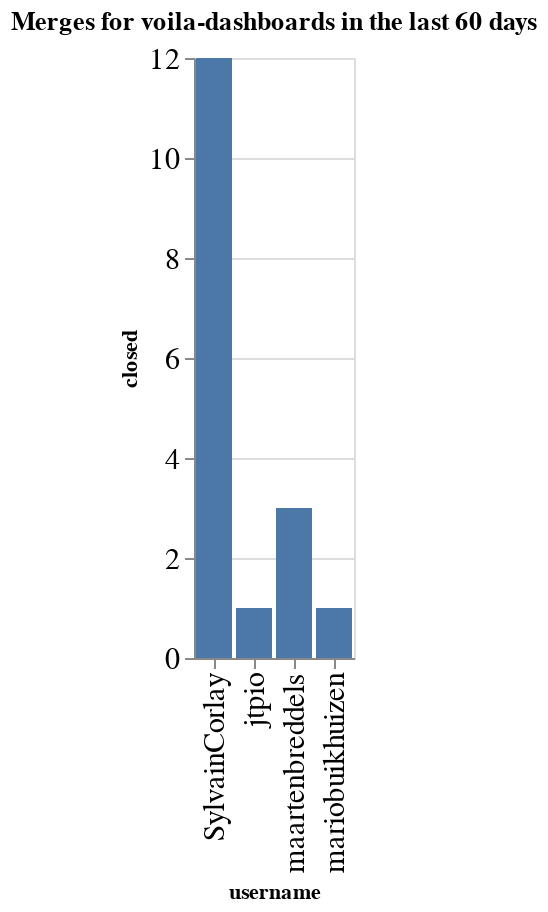

Write notebook code for a chart like this one.
### Code cell
charts = []
title = f"Merges for {github_org} in the last {n_days} days"
ch = alt.Chart(data=closed_by_repo.replace(np.nan, 0), title=title).mark_bar().encode(
    x='username',
    y='closed',
)
ch

### Figure 1 — Vega-Lite specification as saved in the notebook (floating-point values rounded to 4 significant figures)
{"config": {"axisLeft": {"labelFontSize": 15}, "axisBottom": {"labelFontSize": 15}}, "data": {"name": "data-273cfaaf8a2904599b3cc51d0b87c43c"}, "mark": "bar", "encoding": {"x": {"type": "nominal", "field": "username"}, "y": {"type": "quantitative", "field": "closed"}}, "title": "Merges for voila-dashboards in the last 60 days", "$schema": "https://vega.github.io/schema/vega-lite/v4.0.2.json", "datasets": {"data-273cfaaf8a2904599b3cc51d0b87c43c": [{"repo": "voila", "username": "SylvainCorlay", "closed": 8}, {"repo": "voila", "username": "jtpio", "closed": 1}, {"repo": "voila", "username": "maartenbreddels", "closed": 3}, {"repo": "voila-dashboards.github.io", "username": "SylvainCorlay", "closed": 1}, {"repo": "voila-gridstack", "username": "SylvainCorlay", "closed": 3}, {"repo": "voila-vuetify", "username": "mariobuikhuizen", "closed": 1}]}}
